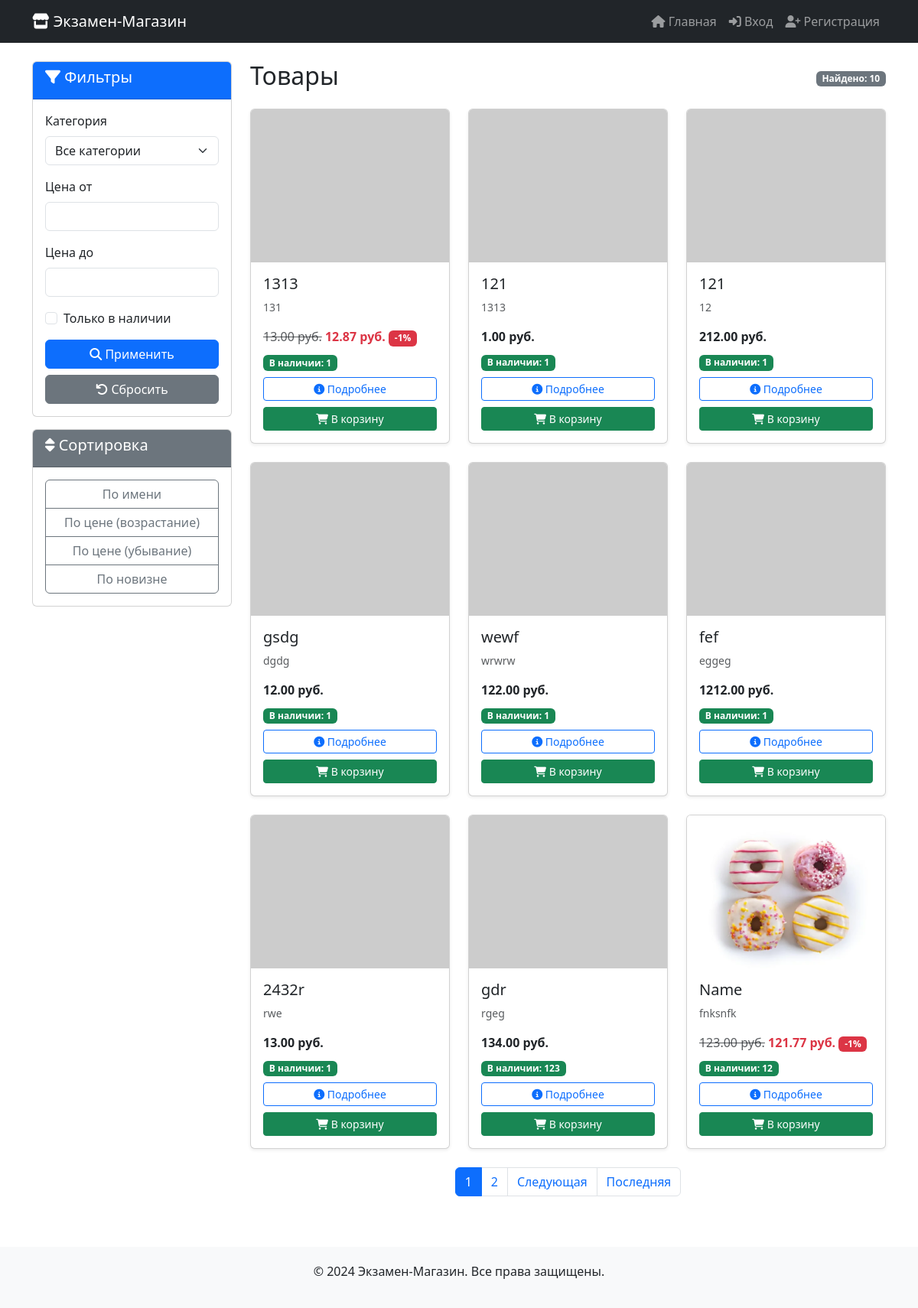
The page / on the database its author committed.
### catalog/models.py (models this page shows, shortened)
class Product(models.Model):
    name = models.CharField(max_length=200, db_index=True)
    slug = models.SlugField(max_length=200, unique=True)
    description = models.TextField()
    price = models.DecimalField(max_digits=10, decimal_places=2, validators=[MinValueValidator(0)])
    stock = models.PositiveIntegerField(default=0)
    discount = models.IntegerField(default=0, validators=[MinValueValidator(0), MaxValueValidator(100)])
    is_available = models.BooleanField(default=True)
    created = models.DateTimeField(auto_now_add=True)
    updated = models.DateTimeField(auto_now=True)
    image = models.ImageField(upload_to='products/', blank=True, null=True)
    category = models.ForeignKey(Category, on_delete=models.CASCADE, related_name='products')
    favorites = models.ManyToManyField(User, related_name='favorite_products', blank=True)
    @property
    def final_price(self):
        return self.price * (100 - self.discount) / 100

### catalog/views.py (the view)
# urls.py: path('', views.product_list, name='product_list'),
def product_list(request):
    products = Product.objects.filter(is_available=True)
    category_slug = request.GET.get('category')
    if category_slug:
        products = products.filter(category__slug=category_slug)
    min_price = request.GET.get('min_price')
    if min_price:
        products = products.filter(price__gte=min_price)
    max_price = request.GET.get('max_price')
    if max_price:
        products = products.filter(price__lte=max_price)
    in_stock = request.GET.get('in_stock')
    if in_stock == 'on':
        products = products.filter(stock__gt=0)
    sort_by = request.GET.get('sort')
    if sort_by == 'name':
        products = products.order_by('name')
        sort_display = 'По имени (А-Я)'
    elif sort_by == 'name_desc':
        products = products.order_by('-name')
        sort_display = 'По имени (Я-А)'
    elif sort_by == 'price_asc':
        products = products.order_by('price')
        sort_display = 'По цене (дешевые сначала)'
    elif sort_by == 'price_desc':
        products = products.order_by('-price')
        sort_display = 'По цене (дорогие сначала)'
    elif sort_by == 'discount':
        products = products.order_by('-discount')
        sort_display = 'По скидке'
    elif sort_by == 'date':
        products = products.order_by('-created')
        sort_display = 'По новизне'
    elif sort_by == 'stock':
        products = products.order_by('-stock')
        sort_display = 'По наличию'
    else:
        products = products.order_by('-created')
        sort_display = 'По новизне (по умолчанию)'
    paginator = Paginator(products, 9)  # 9 товаров на страницу
    page_number = request.GET.get('page', 1)  # По умолчанию страница 1
    try:
        page_obj = paginator.page(page_number)
    except PageNotAnInteger:
        page_obj = paginator.page(1)
    except EmptyPage:
        page_obj = paginator.page(paginator.num_pages)
    categories = Category.objects.all()
    return render(request, 'catalog/product_list.html', {
        'page_obj': page_obj,
        'categories': categories,
        'selected_category': category_slug,
        'min_price': min_price,
        'max_price': max_price,
        'in_stock': in_stock == 'on',
    })

### catalog/templates/catalog/product_list.html (shortened to what this page needs)
{% extends 'catalog/base.html' %}
{% load static %}
{% block content %}
<div class="row">
    <div class="col-md-3">
        <div class="card">
            <div class="card-header bg-primary text-white">
                <h5><i class="fas fa-filter"></i> Фильтры</h5>
            </div>
            <div class="card-body">
                <form method="get">
                    <div class="mb-3">
                        <label class="form-label">Категория</label>
                        <select name="category" class="form-select">
                            <option value="">Все категории</option>
                        </select>
                    </div>
                    <div class="mb-3">
                        <label class="form-label">Цена от</label>
                        <input type="number" name="min_price" class="form-control" value="{{ min_price }}" step="0.01">
                    </div>
                    <div class="mb-3">
                        <label class="form-label">Цена до</label>
                        <input type="number" name="max_price" class="form-control" value="{{ max_price }}" step="0.01">
                    </div>
                    <div class="mb-3 form-check">
                        <input type="checkbox" name="in_stock" class="form-check-input" id="inStock" {% if in_stock %}checked{% endif %}>
                        <label class="form-check-label" for="inStock">Только в наличии</label>
                    </div>
                    <button type="submit" class="btn btn-primary w-100">
                        <i class="fas fa-search"></i> Применить
                    </button>
                    <a href="{% url 'catalog:product_list' %}" class="btn btn-secondary w-100 mt-2">
                        <i class="fas fa-undo"></i> Сбросить
                    </a>
                </form>
            </div>
        </div>
        <div class="card mt-3">
            <div class="card-header bg-secondary text-white">
                <h5><i class="fas fa-sort"></i> Сортировка</h5>
            </div>
            <div class="card-body">
                <div class="btn-group-vertical w-100">
                    <a href="?{% if request.GET %}{{ request.GET.urlencode }}&{% endif %}sort=name" class="btn btn-outline-secondary">
                        По имени
                    </a>
                    <a href="?{% if request.GET %}{{ request.GET.urlencode }}&{% endif %}sort=price_asc" class="btn btn-outline-secondary">
                        По цене (возрастание)
                    </a>
                    <a href="?{% if request.GET %}{{ request.GET.urlencode }}&{% endif %}sort=price_desc" class="btn btn-outline-secondary">
                        По цене (убывание)
                    </a>
                    <a href="?{% if request.GET %}{{ request.GET.urlencode }}&{% endif %}sort=date" class="btn btn-outline-secondary">
                        По новизне
                    </a>
                </div>
            </div>
        </div>
    </div>
    <div class="col-md-9">
        <div class="d-flex justify-content-between align-items-center mb-3">
            <h2>Товары</h2>
            <span class="badge bg-secondary">Найдено: {{ page_obj.paginator.count }}</span>
        </div>
        <div class="row">
            {% for product in page_obj %}
            <div class="col-md-4 mb-4">
                <div class="card h-100 shadow-sm">
                    {% if product.image %}
                        <img src="{{ product.image.url }}" class="card-img-top" alt="{{ product.name }}">
                    {% else %}
                        <img src="https://via.placeholder.com/300x200?text=No+Image" class="card-img-top" alt="No image">
                    {% endif %}
                    <div class="card-body">
                        <h5 class="card-title">{{ product.name }}</h5>
                        <p class="card-text text-muted small">{{ product.description|truncatewords:15 }}</p>
                        <div class="mb-2">
                            {% if product.discount > 0 %}
                                <span class="text-decoration-line-through text-muted">{{ product.price }} руб.</span>
                                <span class="text-danger fw-bold">{{ product.final_price }} руб.</span>
                                <span class="badge bg-danger">-{{ product.discount }}%</span>
                            {% else %}
                                <span class="fw-bold">{{ product.price }} руб.</span>
                            {% endif %}
                        </div>
                        <div class="mb-2">
                            {% if product.stock > 0 %}
                                <span class="badge bg-success">В наличии: {{ product.stock }}</span>
                            {% else %}
                                <span class="badge bg-danger">Нет в наличии</span>
                            {% endif %}
                        </div>
                        <div class="d-grid gap-2">
                            <a href="{% url 'catalog:product_detail' product.slug %}" class="btn btn-outline-primary btn-sm">
                                <i class="fas fa-info-circle"></i> Подробнее
                            </a>
                            {% if product.stock > 0 %}
                                <a href="{% url 'catalog:add_to_cart' product.id %}" class="btn btn-success btn-sm">
                                    <i class="fas fa-shopping-cart"></i> В корзину
                                </a>
                            {% else %}
                                <button class="btn btn-secondary btn-sm" disabled>
                                    <i class="fas fa-times"></i> Нет в наличии
                                </button>
                            {% endif %}
                        </div>
                    </div>
                </div>
            </div>
            {% empty %}
                <div class="col-12">
                    <div class="alert alert-info text-center">
                        <i class="fas fa-info-circle"></i> Товары не найдены
                    </div>
                </div>
            {% endfor %}
        </div>
		{% if page_obj.has_other_pages %}
		<nav aria-label="Page navigation">
			<ul class="pagination justify-content-center">
				{% for num in page_obj.paginator.page_range %}
					{% if page_obj.number == num %}
						<li class="page-item active"><span class="page-link">{{ num }}</span></li>
					{% elif num > page_obj.number|add:'-3' and num < page_obj.number|add:'3' %}
						<li class="page-item">
							<a class="page-link" href="?page={{ num }}{% for key, value in request.GET.items %}{% if key != 'page' %}&{{ key }}={{ value }}{% endif %}{% endfor %}">
								{{ num }}
							</a>
						</li>
					{% endif %}
				{% endfor %}
				{% if page_obj.has_next %}
					<li class="page-item">
						<a class="page-link" href="?page={{ page_obj.next_page_number }}{% for key, value in request.GET.items %}{% if key != 'page' %}&{{ key }}={{ value }}{% endif %}{% endfor %}">
							Следующая
						</a>
					</li>
					<li class="page-item">
						<a class="page-link" href="?page={{ page_obj.paginator.num_pages }}{% for key, value in request.GET.items %}{% if key != 'page' %}&{{ key }}={{ value }}{% endif %}{% endfor %}">
							Последняя
						</a>
					</li>
				{% endif %}
			</ul>
		</nav>
		{% endif %}
    </div>
</div>
{% endblock %}

### catalog/templates/catalog/base.html (shortened to what this page needs)
<!DOCTYPE html>
<html lang="ru">
<head>
    <link href="https://cdn.jsdelivr.net/npm/bootstrap@5.3.0/dist/css/bootstrap.min.css" rel="stylesheet">
    <link rel="stylesheet" href="https://cdnjs.cloudflare.com/ajax/libs/font-awesome/6.4.0/css/all.min.css">
</head>
<body>
<nav class="navbar navbar-expand-lg navbar-dark bg-dark">
    <div class="container">
        <a class="navbar-brand" href="{% url 'catalog:product_list' %}">
            <i class="fas fa-store"></i> Экзамен-Магазин
        </a>
        <div class="collapse navbar-collapse" id="navbarNav">
            <ul class="navbar-nav ms-auto">
                <li class="nav-item">
                    <a class="nav-link" href="{% url 'catalog:product_list' %}">
                        <i class="fas fa-home"></i> Главная
                    </a>
                </li>
                {% if user.is_authenticated %}
                    <li class="nav-item">
                        <a class="nav-link" href="{% url 'catalog:favorites_list' %}">
                            <i class="fas fa-heart"></i> Избранное
                        </a>
                    </li>
                    <li class="nav-item">
                        <a class="nav-link position-relative" href="{% url 'catalog:cart_view' %}">
                            <i class="fas fa-shopping-cart"></i> Корзина
                            {% if user.cart_items.count > 0 %}
                                <span class="position-absolute top-0 start-100 translate-middle badge rounded-pill bg-danger">
                                    {{ user.cart_items.count }}
                                </span>
                            {% endif %}
                        </a>
                    </li>
                    {% if user.is_staff %}
						<li class="nav-item dropdown">
							<a class="nav-link dropdown-toggle" href="#" role="button" data-bs-toggle="dropdown">
								<i class="fas fa-tools"></i> Админ
							</a>
							<ul class="dropdown-menu">
								<li><a class="dropdown-item" href="{% url 'catalog:product_create' %}">
									<i class="fas fa-plus"></i> Добавить товар
								</a></li>
								<li><a class="dropdown-item" href="{% url 'catalog:category_list' %}">
									<i class="fas fa-tags"></i> Управление категориями
								</a></li>
								<li><hr class="dropdown-divider"></li>
								<li><a class="dropdown-item" href="/admin/">
									<i class="fas fa-cog"></i> Django Admin
								</a></li>
							</ul>
						</li>
					{% endif %}
                    <li class="nav-item dropdown">
                        <a class="nav-link dropdown-toggle" href="#" role="button" data-bs-toggle="dropdown">
                            <i class="fas fa-user"></i> {{ user.username }}
                        </a>
                        <ul class="dropdown-menu dropdown-menu-end">
                            <li><a class="dropdown-item" href="#">
                                <i class="fas fa-user-circle"></i> Профиль
                            </a></li>
                            <li><hr class="dropdown-divider"></li>
                            <li>
                                <form method="post" action="{% url 'logout' %}">
                                    {% csrf_token %}
                                    <button type="submit" class="dropdown-item">
                                        <i class="fas fa-sign-out-alt"></i> Выход
                                    </button>
                                </form>
                            </li>
                        </ul>
                    </li>
                {% else %}
                    <li class="nav-item">
                        <a class="nav-link" href="{% url 'login' %}">
                            <i class="fas fa-sign-in-alt"></i> Вход
                        </a>
                    </li>
                    <li class="nav-item">
                        <a class="nav-link" href="{% url 'catalog:register' %}">
                            <i class="fas fa-user-plus"></i> Регистрация
                        </a>
                    </li>
                {% endif %}
            </ul>
        </div>
    </div>
</nav>
<div class="container mt-4">
    {% block content %}
    {% endblock %}
</div>
<footer>
    <div class="container text-center">
        <p>&copy; 2024 Экзамен-Магазин. Все права защищены.</p>
    </div>
</footer>
</body>
</html>

### catalog/templates/catalog/base.html (style rules this page uses)
.card-img-top { height: 200px; object-fit: cover; }
footer { margin-top: 50px; padding: 20px 0; background-color: #f8f9fa; }

### rows shown on the page
Product: name "1313", description "131", price "13.00", final_price "12.87", discount "1", stock "1", shows "В корзину"
Product: name "121", description "1313", price "1.00", stock "1", shows "В корзину"
Product: name "121", description "12", price "212.00", stock "1", shows "В корзину"
Product: name "gsdg", description "dgdg", price "12.00", stock "1", shows "В корзину"
Product: name "wewf", description "wrwrw", price "122.00", stock "1", shows "В корзину"
Product: name "fef", description "eggeg", price "1212.00", stock "1", shows "В корзину"
Product: name "2432r", description "rwe", price "13.00", stock "1", shows "В корзину"
Product: name "gdr", description "rgeg", price "134.00", stock "123", shows "В корзину"
Product: image (picture), name "Name", description "fnksnfk", price "123.00", final_price "121.77", discount "1", stock "12", shows "В корзину"

### other values the page prints
{{ page_obj.paginator.count }} "10"
{{ num }} "1"
{{ num }} "2"
